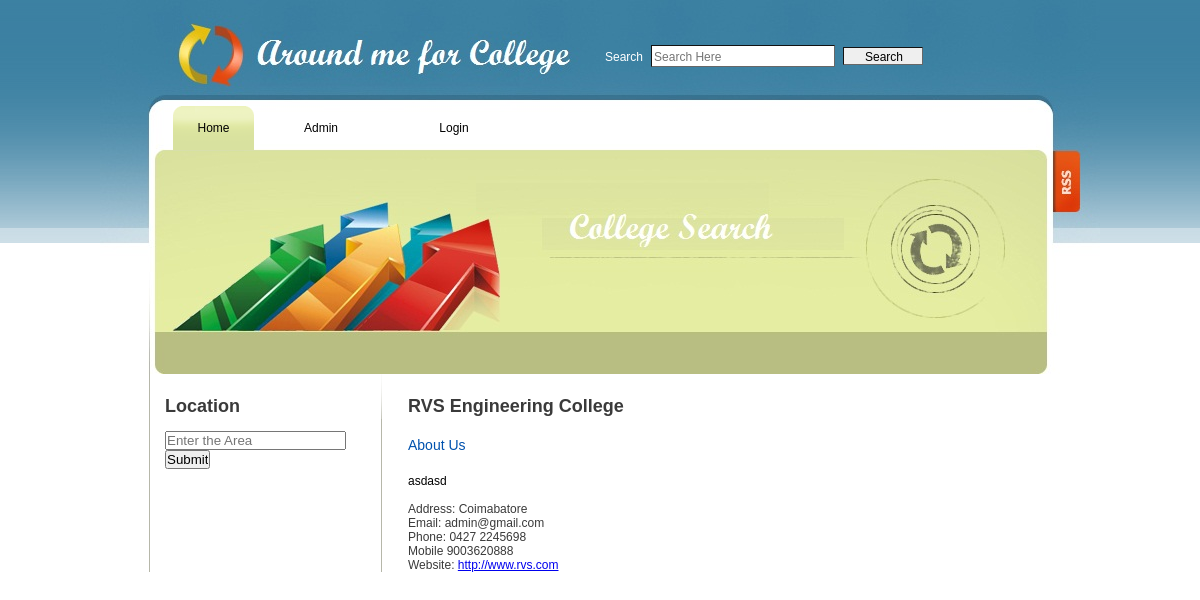
Screenshot of /college_de.php?id=1 with the database file from the repository.
### tables this page shows
CREATE TABLE `college` (
  `cid` int(5) NOT NULL auto_increment,
  `college` varchar(50) default NULL,
  `email` varchar(50) default NULL,
  `phone` varchar(30) default NULL,
  `mobile` varchar(30) default NULL,
  `address` varchar(200) default NULL,
  `website` varchar(50) default NULL,
  `about` varchar(1000) default NULL,
  `district` varchar(50) default NULL,
  `status` varchar(10) default NULL,
  `uid` int(5) default NULL,
  `city` varchar(50) default NULL,
  `distance` varchar(5) default NULL,
  `location` varchar(30) default NULL,
  `cate` varchar(50) default NULL,
  `cate_search` varchar(70) default NULL,
  PRIMARY KEY  (`cid`)
);

### college_de.php (the view, shortened to what this page needs)
<!DOCTYPE HTML PUBLIC "-//W3C//DTD HTML 4.01 Transitional//EN"
"http://www.w3.org/TR/html4/loose.dtd">
<html>
<head>
<link rel="stylesheet" type="text/css" href="style.css" />
</head>
<body>
	<div id="site">
		<div id="wrapper">
			<div id="header">
				<a href="index.php" id="logo"><img src="images/spacer.gif" alt="" width="360" height="90" /></a>
			  	<div class="search"><span>Search</span><form action="search.php" method="post"> <input type="text" name="clgsearch" placeholder="Search Here"/><input type="submit" name="search" value="Search" style="width: 80px;margin: -20px 0px 0px 200px;"/></form></div>
				<ul id="menu">
					<li><a href="index.php" class="but1_active">Home</a></li>
					<li><a href="admin.php" class="but2">Admin</a></li>
					<li><a href="login.php" class="but2">Login</a></li>
				</ul>
			</div>
			<div id="content">
				<div id="sidebar">
					<h4>Location</h4>
					<br/>
					<form action="district_search.php" method="POST">
						<input type="text" name="city" placeholder="Enter the Area"/>
						<input type="submit" name="" value="Submit"/>
					</form>
				</div>
				<div id="main">
					<?php
					$id=intval($_GET['id']);
					$sql="select * from college where cid='$id'";
					$result=mysql_query($sql);
					while($row=mysql_fetch_assoc($result))
					{
					?>
					<h4><?php echo $row['college'] ?></h4>
					<p><div class="title">About Us</div><br/><?php echo $row['about'] ?></p><br/>
					<p>Address: <?php echo $row['address'] ?></p>
						<p>Email: <?php echo $row['email'] ?></p>
						<p>Phone: <?php echo $row['phone'] ?></p>
						<p>Mobile <?php echo $row['mobile'] ?></p>
						<p>Website:&nbsp;<a href="<?php echo $row['website'] ?>" target="_blank"><?php echo $row['website'] ?></a></p>
					<?php
					}
					?>
				</div>
			</div>
		</div>
	</div>
</body>
</html>

### style.css (style rules this page uses)
* { margin:0px; padding:0px; }
img { border:0px; }
html { width:100%; height:100%; background-image:url(images/top_bg.gif); background-position:top left; background-repeat:repeat-x }
body { width:100%; height:100%; background-image:url(images/bot_bg.gif); background-position:bottom left; background-repeat:repeat-x; position:relative; }
html > body { min-height:100%; height:auto; }
#site { width:1000px; overflow:hidden; margin:0 auto; padding:0 0 146px 0 }
#wrapper { width:1000px; overflow:hidden; margin:0 auto; background-image:url(images/bg.gif); background-position:top left; background-repeat:repeat-y; }
#header { background-image:url(images/top_img.jpg); background-position:top left; background-repeat:no-repeat; width:1000px; height:374px; }
.search { padding:45px 0 0 80px; line-height:24px; font-family:Tahoma, sans-serif; font-size:12px; color:#fff; float:left; }
.search input { float:left; width:180px; height:18px; border:1px inset #676767; margin:0 8px; font-family:Tahoma, sans-serif; font-size:12px; padding:2px 0 0 2px }
.search span { display:block; float:left }
#menu { width:814px; float:left; padding:11px 0 0 73px; line-height:44px; }
#menu li { display:inline; background-position:top left; background-repeat:no-repeat }
#menu a { display:block; float:left; text-align:center; margin:0 1px 0 0; text-decoration:none; font-family:Tahoma, sans-serif; font-size:12px; color:#000000 }
.but1_active { width:81px; background-image:url(images/but1.gif); }
.but2 { width:132px; }
#content { background-image:url(images/content_bg.gif); background-position:top left; background-repeat:no-repeat; padding:22px 0 0 65px; overflow:hidden; width:1000px; }
#content h4 { font-family:Arial, Helvetica, sans-serif; font-size:18px; color:#3A3A3A; font-weight:bold }
#sidebar { width:190px; padding:0 53px 25px 0; float:left; font-family:Tahoma, sans-serif; font-size:12px; color:#000000; }
#logo { float:left; margin:5px 0 0 65px; }
#main { width:639px; float:left; font-family:Tahoma, sans-serif; font-size:12px; color:#000000; }
#main h4 { padding-bottom:20px; display:block; clear:both }
#main .title { font-family:Arial, Helvetica, sans-serif; font-size:14px; color:#0052AE; font-weight:normal; margin-bottom:7px; display:block; text-decoration:none }
#main p { width:610px; font-family:Tahoma, sans-serif; font-size:12px; color:#3A3A3A; }

### rows the page displays
college: college "RVS Engineering College", about "asdasd", address "Coimabatore", email "admin@gmail.com", phone "0427 2245698", mobile "9003620888", website "http://www.rvs.com"
